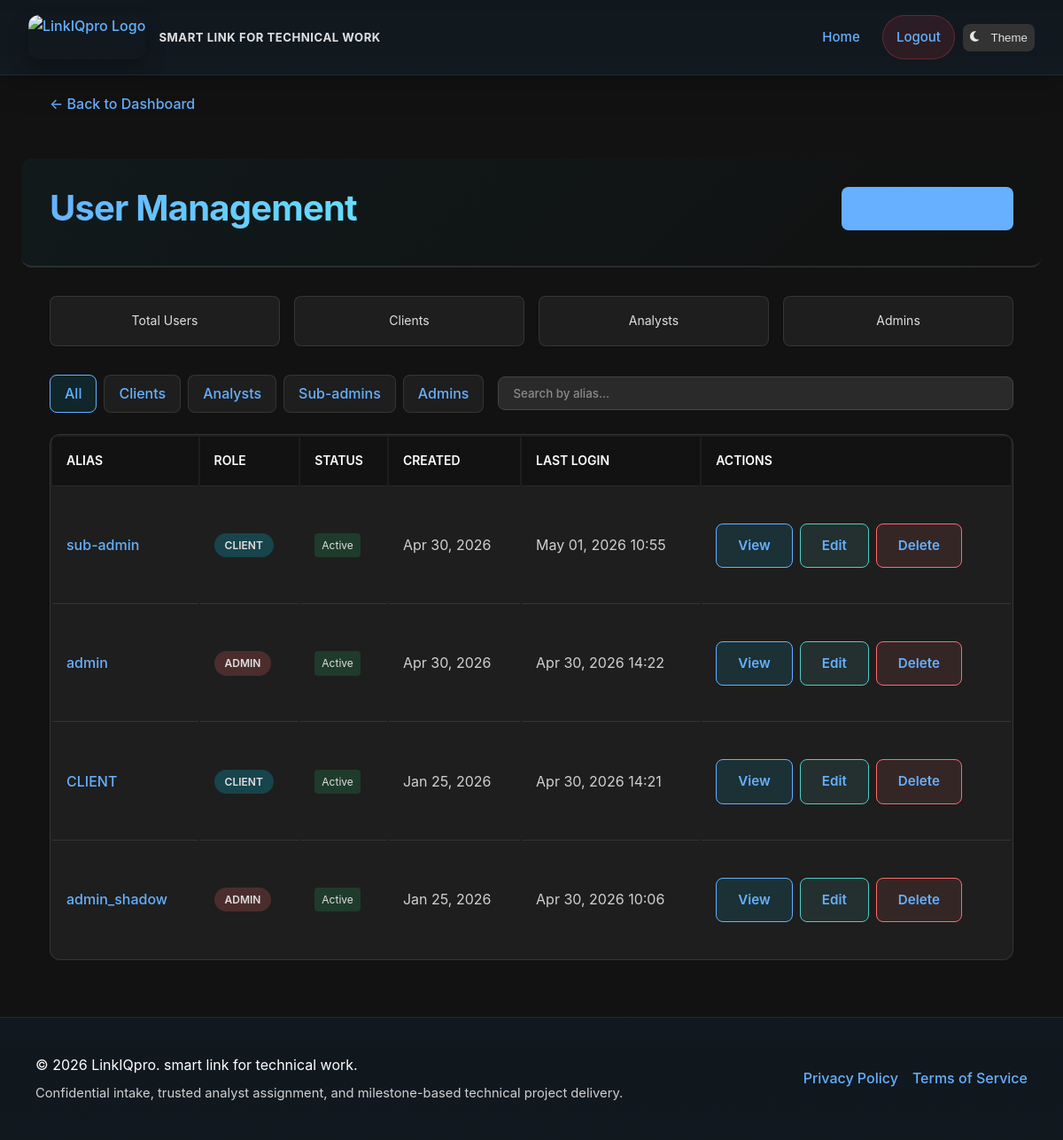
Before: /dashboard/admin/users/ (signed in) with the older database file.
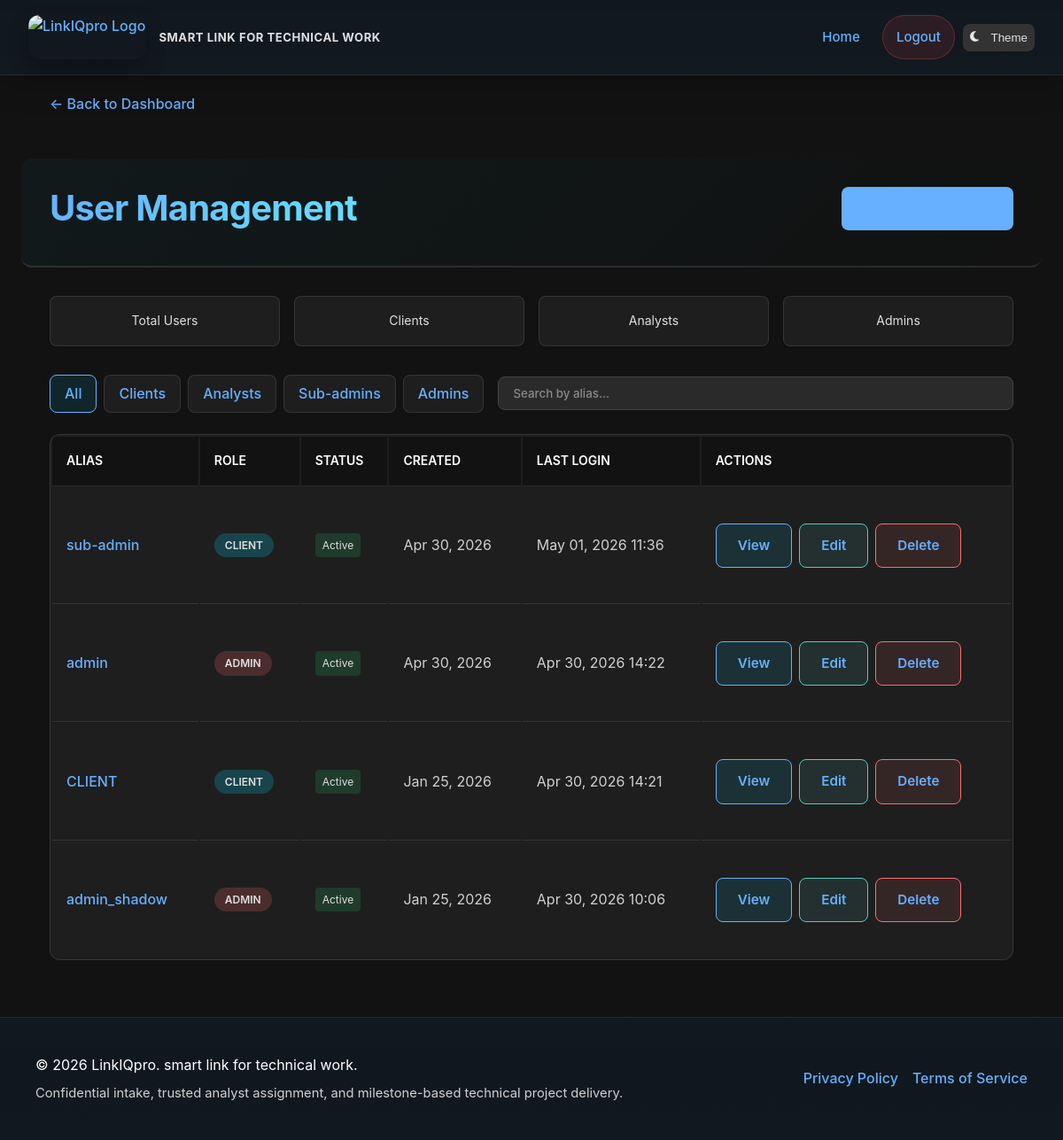
After: the same page with the newer database file.
### apps/users/models.py (models this page shows, shortened)
class PseudonymousUser(models.Model):
    id = models.UUIDField(primary_key=True, default=uuid.uuid4, editable=False)
    alias = models.CharField(max_length=255, unique=True)
    email = models.EmailField(null=True, blank=True)  # Deprecated - kept for migration
    email_hash = models.CharField(max_length=64, null=True, blank=True, unique=True)
    password_hash = models.CharField(max_length=255, null=True, blank=True)
    magic_token = models.CharField(max_length=255, unique=True, null=True, blank=True)
    magic_token_expires = models.DateTimeField(null=True, blank=True)
    is_admin = models.BooleanField(default=False)
    is_sub_admin = models.BooleanField(default=False)
    is_analyst = models.BooleanField(default=False)
    is_active = models.BooleanField(default=True)
    is_staff = models.BooleanField(default=False)
    is_superuser = models.BooleanField(default=False)
    created_at = models.DateTimeField(auto_now_add=True)
    last_login = models.DateTimeField(null=True, blank=True)
    last_seen = models.DateTimeField(default=timezone.now)
    parent_admin = models.ForeignKey(
        'self',
        on_delete=models.SET_NULL,
        null=True,
        blank=True,
        related_name='managed_users'
    )
    class Meta:
        ordering = ['-created_at']
        db_table = 'core_pseudonymoususer'  # Keep existing table name
    @property
    def is_authenticated(self):
        return True
    @property
    def is_main_admin(self):
        return self.is_admin and not self.is_sub_admin

### apps/users/views.py (the view)
# urls.py: path('dashboard/admin/users/', views.admin_user_management, name='admin_user_management'),
@admin_required
def admin_user_management(request):
    role_filter = request.GET.get('role', 'all')
    search_query = request.GET.get('search', '')
    from .repositories import UserRepository
    users = UserRepository.get_all_users(role_filter, search_query, acting_user=request.user)
    counts = UserRepository.get_user_counts(acting_user=request.user)
    return render(request, 'core/admin_user_management.html', {
        'users': users,
        'user': request.user,
        'role_filter': role_filter,
        'search_query': search_query,
        **counts
    })

### core/context_processors.py (called while the page is built)
def chat_users(request):
    if request.user.is_authenticated:
        admins = PseudonymousUser.objects.filter(is_admin=True, is_active=True)
        return {
            'chat_admins': admins,
        }
    return {}

### templates/core/admin_user_management.html (shortened to what the changed rows need)
{% extends "base.html" %}
{% block content %}
<div class="container">
    <div class="page-header">
        <h1>User Management</h1>
    </div>
    {% if users %}
    <table class="users-table">
        <thead>
            <tr>
                <th>Alias</th>
                <th>Role</th>
                <th>Status</th>
                <th>Created</th>
                <th>Last Login</th>
                <th>Actions</th>
            </tr>
        </thead>
        <tbody>
            {% for u in users %}
            <tr>
                <td class="user-alias">
                    <a href="{% url 'core:admin_user_detail' u.id %}">{{ u.alias }}</a>
                </td>
                <td>
                    {% if u.is_admin %}
                        {% if u.is_sub_admin %}
                        <span class="role-badge admin">Sub-admin</span>
                        {% else %}
                        <span class="role-badge admin">Admin</span>
                        {% endif %}
                    {% elif u.is_analyst %}
                        <span class="role-badge analyst">Analyst</span>
                    {% else %}
                        <span class="role-badge client">Client</span>
                    {% endif %}
                </td>
                <td>
                    {% if u.is_active %}
                        <span class="status-badge active">Active</span>
                    {% else %}
                        <span class="status-badge inactive">Inactive</span>
                    {% endif %}
                </td>
                <td>{{ u.created_at|date:"M d, Y" }}</td>
                <td>{% if u.last_login %}{{ u.last_login|date:"M d, Y H:i" }}{% else %}Never{% endif %}</td>
                <td>
                    <div class="action-buttons">
                        <a href="{% url 'core:admin_user_detail' u.id %}" class="btn btn-sm btn-view">View</a>
                        <a href="{% url 'core:admin_edit_user' u.id %}" class="btn btn-sm btn-edit">Edit</a>
                        <a href="{% url 'core:admin_delete_user' u.id %}" class="btn btn-sm btn-delete">Delete</a>
                    </div>
                </td>
            </tr>
            {% endfor %}
        </tbody>
    </table>
    {% else %}
    <div class="empty-state">
        <p>No users found matching your criteria.</p>
    </div>
    {% endif %}
</div>
{% endblock %}

Changed rows visible on the page:
changed PseudonymousUser "sub-admin": last_login "May 01, 2026 10:55" → "May 01, 2026 11:36"
